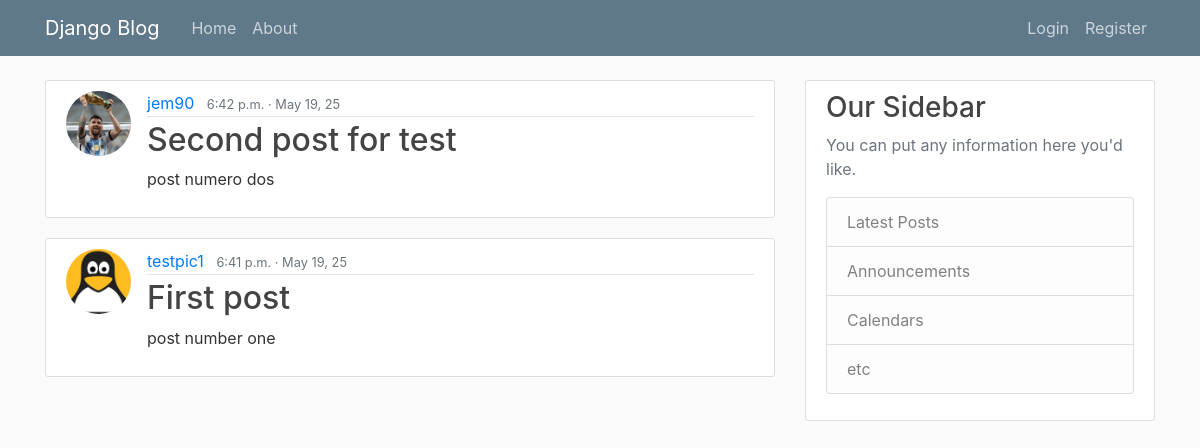
/, run on an earlier commit of the app's database.
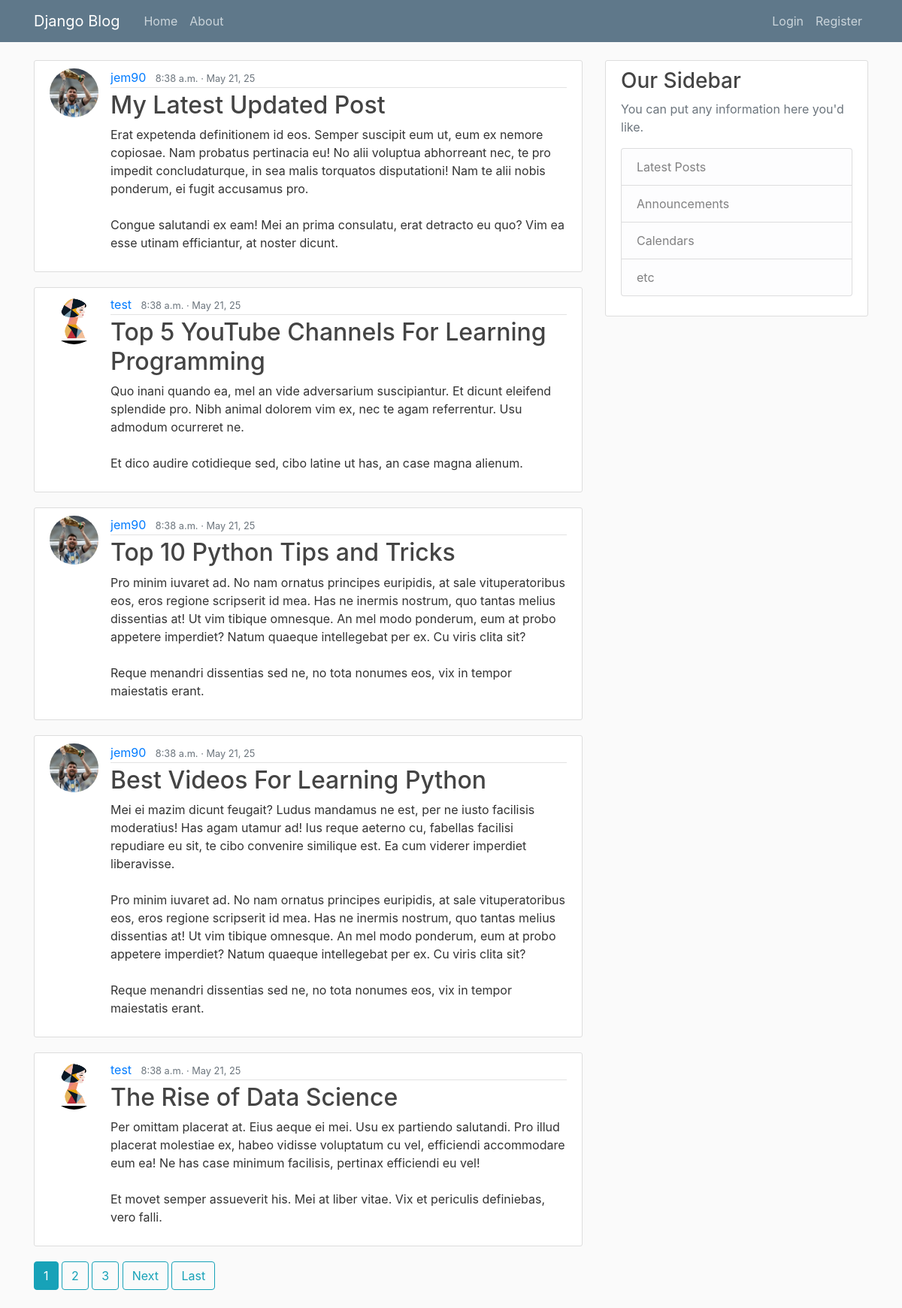
And on a later commit of the database.
### blog/models.py (models this page shows, shortened)
class Post(models.Model):
    title = models.CharField(max_length=200)
    date = models.DateTimeField(default=timezone.now)
    content = models.TextField()
    author = models.ForeignKey(User, on_delete=models.CASCADE)

### users/models.py (models this page shows, shortened)
class Profile(models.Model):
    user = models.OneToOneField(User, on_delete=models.CASCADE)
    image = models.ImageField(default="default.jpg", upload_to="profile_pics")

### blog/views.py (the view)
# urls.py: path("", PostListView.as_view(), name="blog-home"),
class PostListView(ListView):
    context_object_name = "posts"
    model = Post
    template_name = "blog/home.html"
    ordering = ["-date"]
    paginate_by = 5

### blog/templates/blog/home.html (shortened to what this page needs)
{% extends "blog/base.html" %}
{% block content %}
    {% for post in posts %}
        <article class="media content-section">
        <img class="rounded-circle article-img" src="{{ post.author.profile.image.url }}" alt="">
          <div class="media-body">
            <div class="article-metadata">
      <a class="mr-2" href="{% url 'user-posts' post.author.username %}"
        >{{ post.author }}</a
      >
              <small class="text-muted">{{ post.date|date:"P · M j, y"}}</small>
            </div>
            <h2><a class="article-title" href="{% url 'post-detail' post.id %}">{{ post.title }}</a></h2>
            <p class="article-content">{{ post.content }}</p>
          </div>
        </article>
    {% endfor %}
{% if is_paginated %}
      {% for num in page_obj.paginator.page_range %}
        {% if page_obj.number == num %}
          <a class="btn btn-info mb-4" href="?page={{ num }}">{{ num }}</a>
        {% elif num > page_obj.number|add:'-3' and num < page_obj.number|add:'3' %}
          <a class="btn btn-outline-info mb-4" href="?page={{ num }}">{{ num }}</a>
        {% endif %}
      {% endfor %}
      {% if page_obj.has_next %}
        <a class="btn btn-outline-info mb-4" href="?page={{ page_obj.next_page_number }}">Next</a>
        <a class="btn btn-outline-info mb-4" href="?page={{ page_obj.paginator.num_pages }}">Last</a>
      {% endif %}
    {% endif %}
{% endblock content %}

What changed in the data, as far as the page shows it:
removed Post: author.profile.image (picture), author "jem90", date "6:42 p.m. · May 19, 25", title "Second post for test", content "post numero dos"
no longer on this page (row unchanged): Post: author.profile.image (placeholder picture), author "testpic1", date "6:41 p.m. · May 19, 25", title "First post", content "post number one"
added Post: author.profile.image (picture), author "jem90", date "8:38 a.m. · May 21, 25", title "My Latest Updated Post", content "Erat expetenda definitionem id eos. Semper suscipit eum ut, eum ex nemore copiosae. Nam probatus pertinacia eu! No alii voluptua abhorreant nec, te pro impedit concludaturque, in sea malis torquatos disputationi! Nam te alii nobis ponderum, ei fugit accusamus pro. Congue salutandi ex eam! Mei an prima consulatu, erat detracto eu quo? Vim ea esse utinam efficiantur, at noster dicunt."
added Post: author.profile.image (picture), author "test", date "8:38 a.m. · May 21, 25", title "Top 5 YouTube Channels For Learning Programming", content "Quo inani quando ea, mel an vide adversarium suscipiantur. Et dicunt eleifend splendide pro. Nibh animal dolorem vim ex, nec te agam referrentur. Usu admodum ocurreret ne. Et dico audire cotidieque sed, cibo latine ut has, an case magna alienum."
added Post: author.profile.image (picture), author "jem90", date "8:38 a.m. · May 21, 25", title "Top 10 Python Tips and Tricks", content "Pro minim iuvaret ad. No nam ornatus principes euripidis, at sale vituperatoribus eos, eros regione scripserit id mea. Has ne inermis nostrum, quo tantas melius dissentias at! Ut vim tibique omnesque. An mel modo ponderum, eum at probo appetere imperdiet? Natum quaeque intellegebat per ex. Cu viris clita sit? Reque menandri dissentias sed ne, no tota nonumes eos, vix in tempor maiestatis erant."
added Post: author.profile.image (picture), author "jem90", date "8:38 a.m. · May 21, 25", title "Best Videos For Learning Python", content "Mei ei mazim dicunt feugait? Ludus mandamus ne est, per ne iusto facilisis moderatius! Has agam utamur ad! Ius reque aeterno cu, fabellas facilisi repudiare eu sit, te cibo convenire similique est. Ea cum viderer imperdiet liberavisse. Pro minim iuvaret ad. No nam ornatus principes euripidis, at sale vituperatoribus eos, eros regione scripserit id mea. Has ne inermis nostrum, quo tantas melius dissentias at! Ut vim tibique omnesque. An mel modo ponderum, eum at probo appetere imperdiet? Natum quaeque intellegebat per ex. Cu viris clita sit? Reque menandri dissentias sed ne, no tota nonumes eos, vix in tempor maiestatis erant."
added Post: author.profile.image (picture), author "test", date "8:38 a.m. · May 21, 25", title "The Rise of Data Science", content "Per omittam placerat at. Eius aeque ei mei. Usu ex partiendo salutandi. Pro illud placerat molestiae ex, habeo vidisse voluptatum cu vel, efficiendi accommodare eum ea! Ne has case minimum facilisis, pertinax efficiendi eu vel! Et movet semper assueverit his. Mei at liber vitae. Vix et periculis definiebas, vero falli."
Also different on the page:
new list line: "1"
new list line: "2"
new list line: "3"
text now shown: "Next Last"
